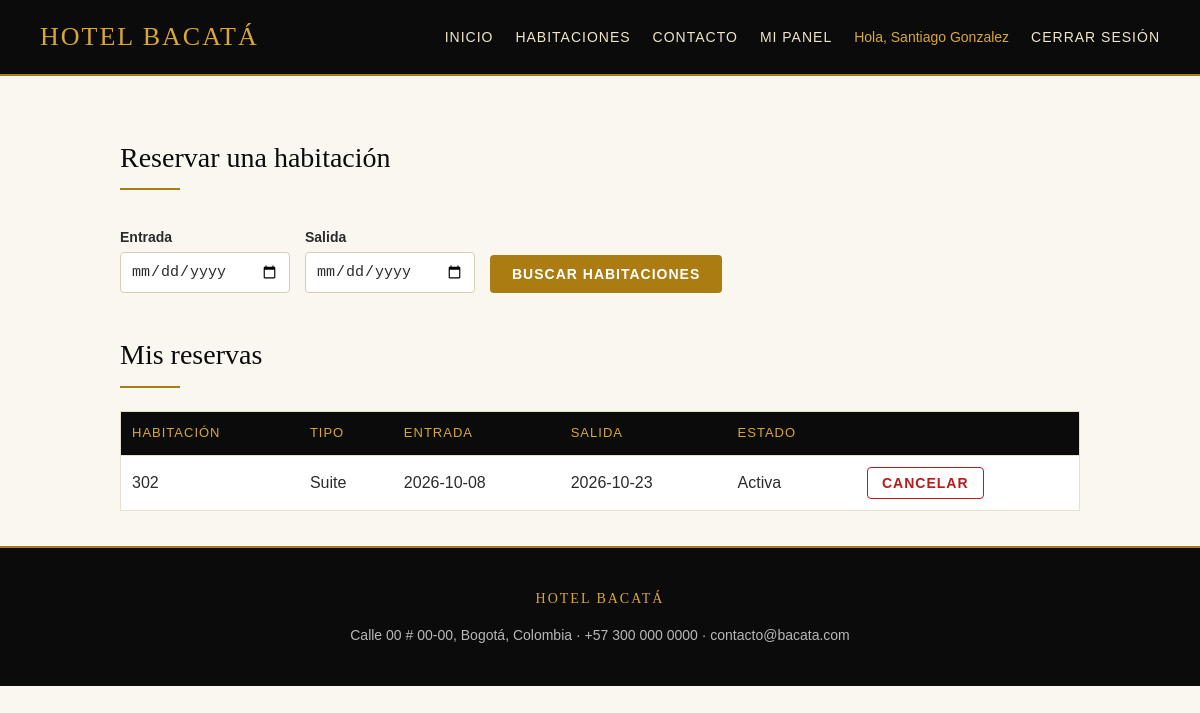
The app's page /cliente (signed in), older data.
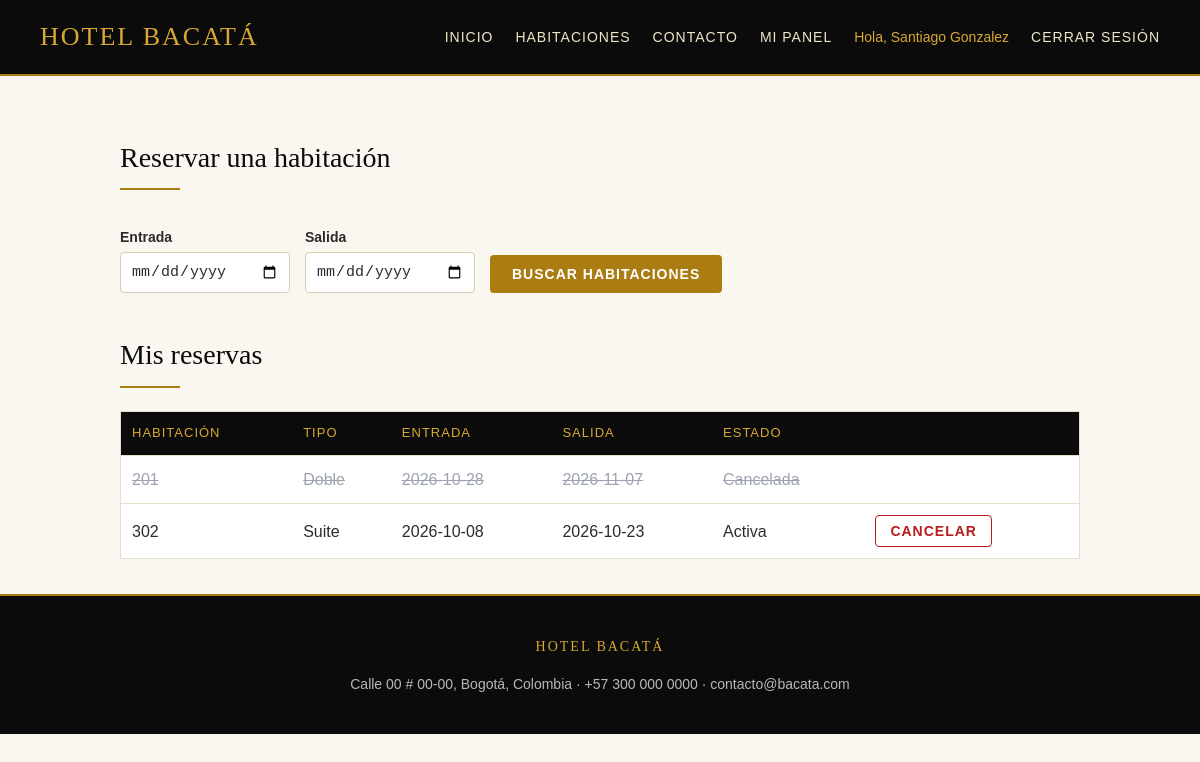
The same page, newer data.
### tables this page shows
CREATE TABLE reservas (
            id INTEGER PRIMARY KEY AUTOINCREMENT,
            usuario_id INTEGER NOT NULL REFERENCES usuarios(id),
            habitacion_id INTEGER NOT NULL REFERENCES habitaciones(id),
            entrada TEXT NOT NULL,
            salida TEXT NOT NULL,
            estado TEXT NOT NULL DEFAULT 'activa'  -- 'activa' o 'cancelada'
        );

CREATE TABLE habitaciones (
            id INTEGER PRIMARY KEY AUTOINCREMENT,
            numero TEXT NOT NULL UNIQUE,
            tipo TEXT NOT NULL,
            capacidad INTEGER NOT NULL,
            precio INTEGER NOT NULL
        );

### app.py (the view, shortened to what this page needs)
@app.route("/cliente")
@login_requerido("cliente")
def panel_cliente():
    db = get_db()
    entrada_txt = request.args.get("entrada", "")
    salida_txt = request.args.get("salida", "")
    libres = None
    noches = 0
    mis_reservas = db.execute(
        """SELECT r.*, h.numero, h.tipo, h.precio
           FROM reservas r JOIN habitaciones h ON h.id = r.habitacion_id
           WHERE r.usuario_id = ?
           ORDER BY r.entrada DESC""",
        (session["usuario_id"],),
    ).fetchall()
    return render_template("cliente.html", libres=libres, noches=noches,
                           entrada=entrada_txt, salida=salida_txt,
                           hoy=date.today().isoformat(), reservas=mis_reservas)

### app.py (called while the page is built)
def get_db():
    if "db" not in g:
        g.db = sqlite3.connect(DATABASE)
        g.db.row_factory = sqlite3.Row
    return g.db

@app.teardown_appcontext
def cerrar_db(error):
    db = g.pop("db", None)
    if db is not None:
        db.close()

@app.context_processor
def datos_del_hotel():
    return {"hotel": HOTEL}

def login_requerido(rol):
    def decorador(funcion):
        @wraps(funcion)
        def envoltura(*args, **kwargs):
            if "usuario_id" not in session:
                flash("Inicia sesión para continuar.")
                return redirect(url_for("login"))
            if session.get("rol") != rol:
                flash("No tienes permiso para entrar a esa página.")
                return redirect(url_for("panel"))
            return funcion(*args, **kwargs)
        return envoltura
    return decorador

### templates/cliente.html (shortened to what this page needs)
{% extends "base.html" %}
{% block contenido %}
<h2>Reservar una habitación</h2>
<form method="get" class="formulario en-linea">
  <div>
    <label for="entrada">Entrada</label>
    <input type="date" id="entrada" name="entrada" min="{{ hoy }}" value="{{ entrada }}" required>
  </div>
  <div>
    <label for="salida">Salida</label>
    <input type="date" id="salida" name="salida" min="{{ hoy }}" value="{{ salida }}" required>
  </div>
  <button type="submit">Buscar habitaciones</button>
</form>
<h2>Mis reservas</h2>
{% if reservas %}
  <table>
    <tr>
      <th>Habitación</th>
      <th>Tipo</th>
      <th>Entrada</th>
      <th>Salida</th>
      <th>Estado</th>
      <th></th>
    </tr>
    {% for r in reservas %}
    <tr class="{{ 'cancelada' if r['estado'] == 'cancelada' }}">
      <td>{{ r['numero'] }}</td>
      <td>{{ r['tipo'] }}</td>
      <td>{{ r['entrada'] }}</td>
      <td>{{ r['salida'] }}</td>
      <td>{{ r['estado'] | capitalize }}</td>
      <td>
        {% if r['estado'] == 'activa' %}
        <form method="post" action="{{ url_for('cancelar', reserva_id=r['id']) }}"
              onsubmit="return confirm('¿Seguro que quieres cancelar esta reserva?');">
          <button type="submit" class="secundario">Cancelar</button>
        </form>
        {% endif %}
      </td>
    </tr>
    {% endfor %}
  </table>
{% else %}
  <p>Todavía no tienes reservas.</p>
{% endif %}
{% endblock %}

Row changes from the older to the newer data that the page shows:
added reservas: numero "201", tipo "Doble", entrada "2026-10-28", salida "2026-11-07", estado "Cancelada"
